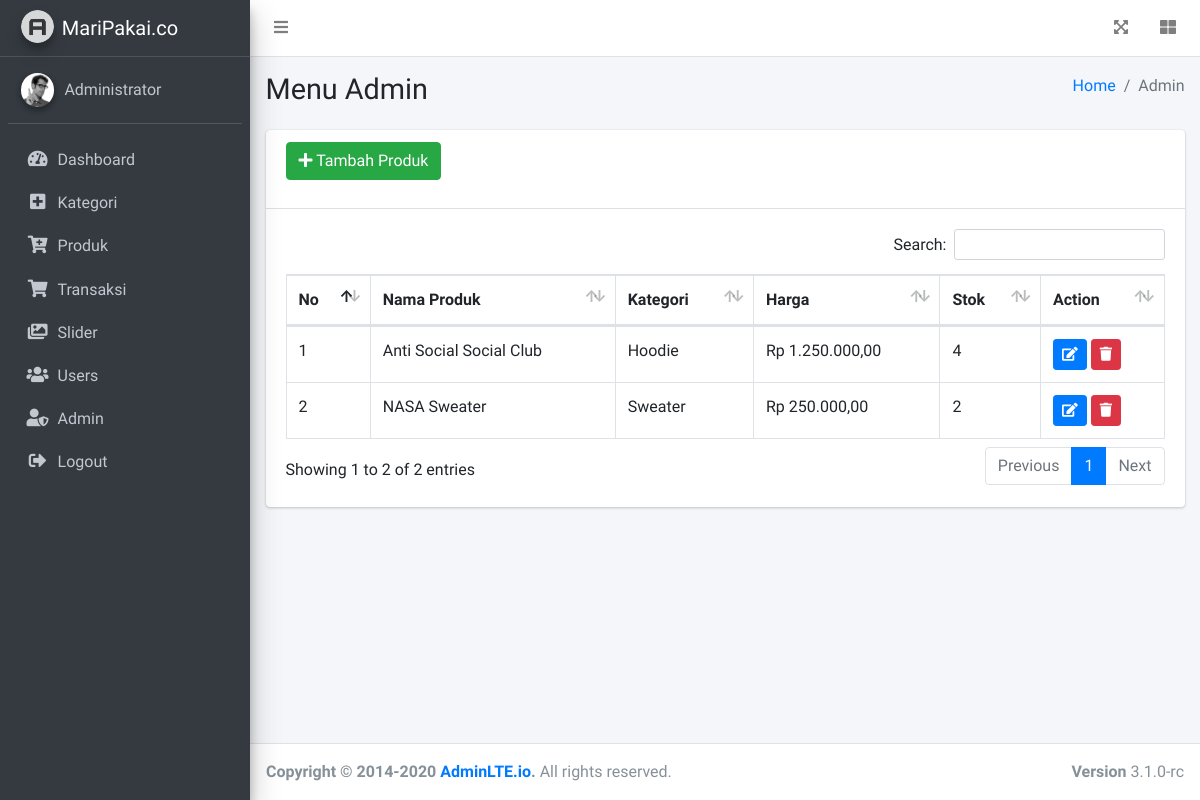
The page /admin/produk.php (signed in) on the database as committed earlier.
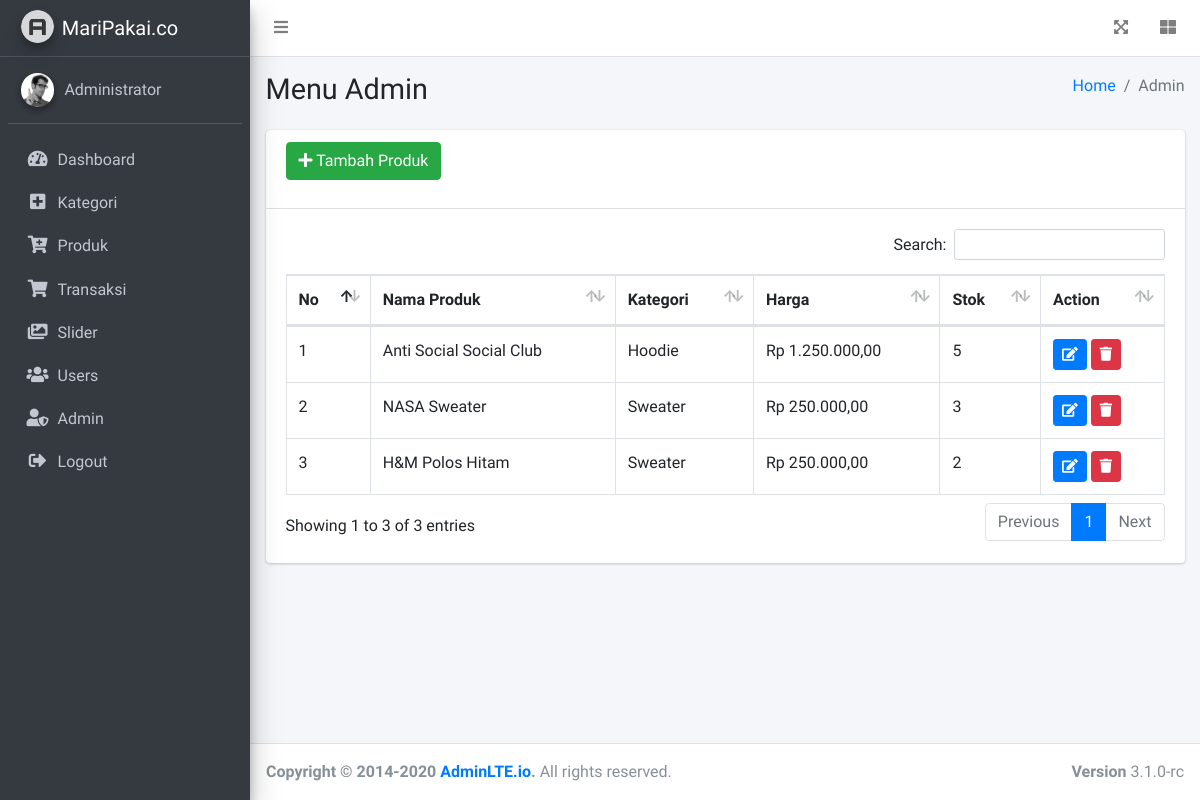
The same page on the database as committed later.
### tables this page shows
CREATE TABLE `product` (
  `id` int(11) NOT NULL,
  `nama_produk` varchar(120) NOT NULL,
  `id_kategori` int(11) NOT NULL,
  `deskripsi_produk` text NOT NULL,
  `stok_produk` int(11) NOT NULL,
  `harga_produk` varchar(50) NOT NULL,
  `gambar_produk` varchar(120) NOT NULL
);

CREATE TABLE `kategori` (
  `id` int(11) NOT NULL,
  `Namakategori` varchar(120) NOT NULL,
  `RegisDate` timestamp NOT NULL DEFAULT current_timestamp()
);

### admin/produk.php (the view, shortened to what this page needs)
<?php
include('../include/koneksi.php');
if(strlen($_SESSION['alogin'])==0)
	{
header('location:index.php');
}
else{
?>
<!DOCTYPE html>
<html lang="en">
<head>
  <link rel="stylesheet" href="plugins/fontawesome-free/css/all.min.css">
  <link rel="stylesheet" href="plugins/datatables-bs4/css/dataTables.bootstrap4.min.css">
  <link rel="stylesheet" href="plugins/datatables-responsive/css/responsive.bootstrap4.min.css">
  <link rel="stylesheet" href="plugins/datatables-buttons/css/buttons.bootstrap4.min.css">
  <link rel="stylesheet" href="dist/css/adminlte.min.css">
</head>
<body class="hold-transition sidebar-mini layout-fixed">
<div class="wrapper">
  <nav class="main-header navbar navbar-expand navbar-white navbar-light">
    <ul class="navbar-nav">
      <li class="nav-item">
        <a class="nav-link" data-widget="pushmenu" href="#" role="button"><i class="fas fa-bars"></i></a>
      </li>
    </ul>
    <ul class="navbar-nav ml-auto">
      <li class="nav-item">
        <a class="nav-link" data-widget="fullscreen" href="#" role="button">
          <i class="fas fa-expand-arrows-alt"></i>
        </a>
      </li>
      <li class="nav-item">
        <a class="nav-link" data-widget="control-sidebar" data-slide="true" href="#" role="button">
          <i class="fas fa-th-large"></i>
        </a>
      </li>
    </ul>
  </nav>
  <?php include('./inc/sidebar.php');?>
  <div class="content-wrapper">
    <div class="content-header">
      <div class="container-fluid">
        <div class="row mb-2">
          <div class="col-sm-6">
            <h1 class="m-0">Menu Admin</h1>
          </div>
          <div class="col-sm-6">
            <ol class="breadcrumb float-sm-right">
              <li class="breadcrumb-item"><a href="#">Home</a></li>
              <li class="breadcrumb-item active">Admin</li>
            </ol>
          </div>
        </div>
      </div>
    </div>
    <section class="content">
      <div class="container-fluid">
        <div class="row">
          <div class="col-12">
          <div class="card">
              <div class="card-header">
                <a href="tambah-produk.php" class="btn btn-success mb-3"><i class="fas fa-plus"></i> Tambah Produk</a>
              </div>
              <div class="card-body">
                <table id="example1" class="table table-bordered table-hover">
                <thead>
                  <tr>
                    <th>No</th>
                    <th>Nama Produk</th>
                    <th>Kategori</th>
                    <th>Harga</th>
                    <th>Stok</th>
                    <th>Action</th>
                  </tr>
                  </thead>
                  <tbody>
                  <?php
                    function rupiah($angka){
                        $hasil_rupiah = "Rp " . number_format($angka,2,',','.');
                        return $hasil_rupiah;
                    }
                        $sql = "select product.id,product.nama_produk,product.id_kategori,product.stok_produk,product.harga_produk,kategori.Namakategori from product join kategori on kategori.id=product.id_kategori";
                        $query = $dbh -> prepare($sql);
                        $query->execute();
                        $results=$query->fetchAll(PDO::FETCH_OBJ);
                        $nmr=1;
                        if($query->rowCount() > 0){
                            foreach($results as $res){
                    ?>
                  <tr>
                    <td><?php echo htmlentities($nmr);?></td>
                    <td><?php echo htmlentities($res->nama_produk);?></td>
                    <td><?php echo htmlentities($res->Namakategori);?></td>
                    <td><?php echo rupiah($res->harga_produk);?></td>
                    <td><?php echo htmlentities($res->stok_produk);?></td>
                    <td>
                         <a href="change-produk.php?id=<?php echo $res->id;?>" class="btn btn-sm btn-primary"><i class="fas fa-edit"></i></a>
                         <a href="produk.php?del=<?php echo $res->id;?>" onclick="return confirm('Do you want to delete');" class="btn btn-sm btn-danger"><i class="fas fa-trash"></i></a>
                    </td>
                  </tr>
                  <?php $nmr=$nmr+1; } } ?>
                  </tbody>
                </table>
              </div>
            </div>
          </div>
        </div>
      </div>
    </section>
  </div>
  <footer class="main-footer">
    <div class="float-right d-none d-sm-block">
      <b>Version</b> 3.1.0-rc
    </div>
    <strong>Copyright &copy; 2014-2020 <a href="https://adminlte.io">AdminLTE.io</a>.</strong> All rights reserved.
  </footer>
</div>
</body>
</html>
<?php } ?>

### admin/inc/sidebar.php
<aside class="main-sidebar sidebar-dark-primary elevation-4">
    <a href="index3.html" class="brand-link">
      <img src="dist/img/AdminLTELogo.png" alt="AdminLTE Logo" class="brand-image img-circle elevation-3" style="opacity: .8">
      <span class="brand-text font-weight-light">MariPakai.co</span>
    </a>
    <div class="sidebar">
      <div class="user-panel mt-3 pb-3 mb-3 d-flex">
        <div class="image">
          <img src="dist/img/user2-160x160.jpg" class="img-circle elevation-2" alt="User Image">
        </div>
        <div class="info">
          <a href="#" class="d-block">Administrator</a>
        </div>
      </div>
      <nav class="mt-2">
        <ul class="nav nav-pills nav-sidebar flex-column" data-widget="treeview" role="menu" data-accordion="false">
          <li class="nav-item">
            <a href="dashboard.php" class="nav-link">
              <i class="nav-icon fas fa-tachometer-alt"></i>
              <p>
                Dashboard
              </p>
            </a>
          </li>
          <li class="nav-item">
            <a href="kategori.php" class="nav-link ">
              <i class="nav-icon fas fa-plus-square"></i>
              <p>
                Kategori
              </p>
            </a>
          </li>
          <li class="nav-item">
            <a href="produk.php" class="nav-link ">
              <i class="nav-icon fas fa-cart-plus"></i>
              <p>
                Produk
              </p>
            </a>
          </li>
          <li class="nav-item">
            <a href="transaksi.php" class="nav-link">
              <i class="nav-icon fas fa-shopping-cart"></i>
              <p>
                Transaksi
              </p>
            </a>
          </li>
          <li class="nav-item">
            <a href="slider.php" class="nav-link">
              <i class="nav-icon fas fa-images"></i>
              <p>
                Slider
              </p>
            </a>
          </li>
          <li class="nav-item">
            <a href="users.php" class="nav-link">
              <i class="nav-icon fas fa-users"></i>
              <p>
                Users
              </p>
            </a>
          </li>
          <li class="nav-item">
            <a href="admin.php" class="nav-link ">
              <i class="nav-icon fas fa-user-shield"></i>
              <p>
                Admin
              </p>
            </a>
          </li>
          <li class="nav-item">
            <a href="logout.php" class="nav-link">
              <i class="nav-icon fas fa-sign-out-alt"></i>
              <p>
                Logout
              </p>
            </a>
          </li>
        </ul>
      </nav>
    </div>
  </aside>

Rows that differ between the two databases and show on the page:
changed product "Anti Social Social Club": stok_produk "4" → "5"
changed product "NASA Sweater": stok_produk "2" → "3"
added product: nama_produk "H&M Polos Hitam", id_kategori.Namakategori "Sweater", harga_produk "Rp 250.000,00", stok_produk "2"
Other text that changed with them:
text written by a page script: "Search: Showing 1 to 2 of 2 entries Previous 1 Next" → "Search: Showing 1 to 3 of 3 entries Previous 1 Next"
